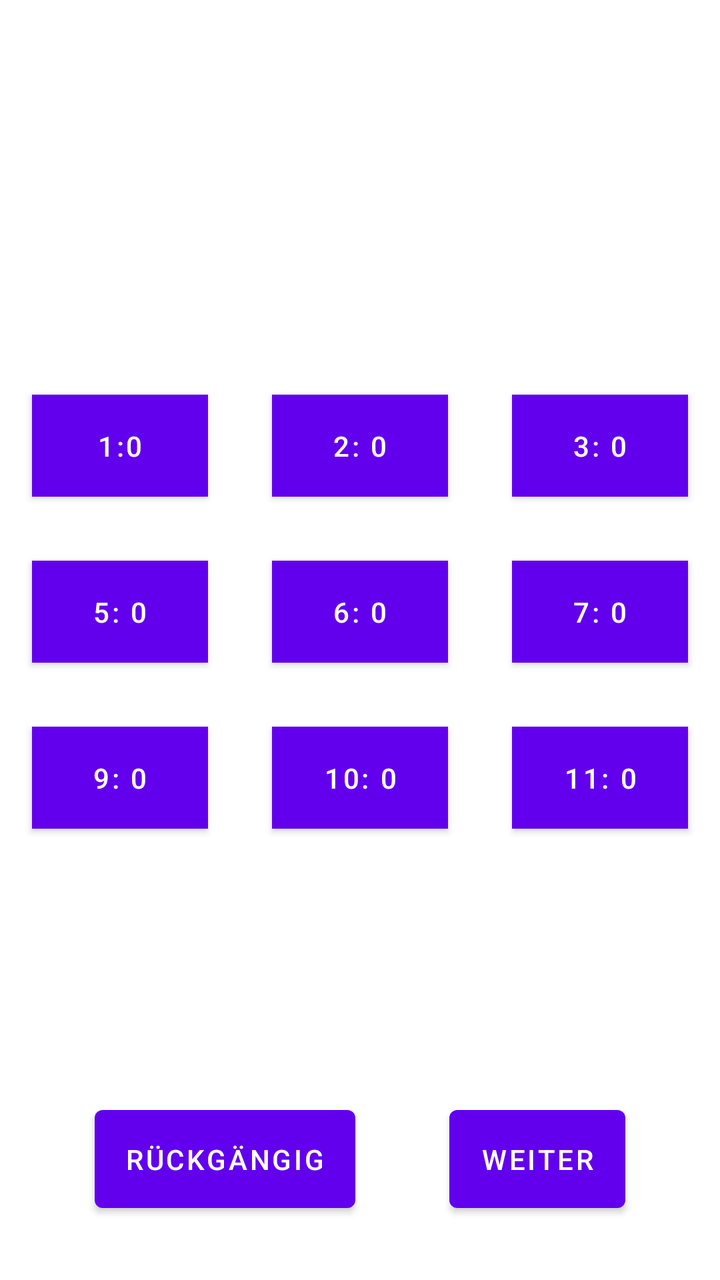
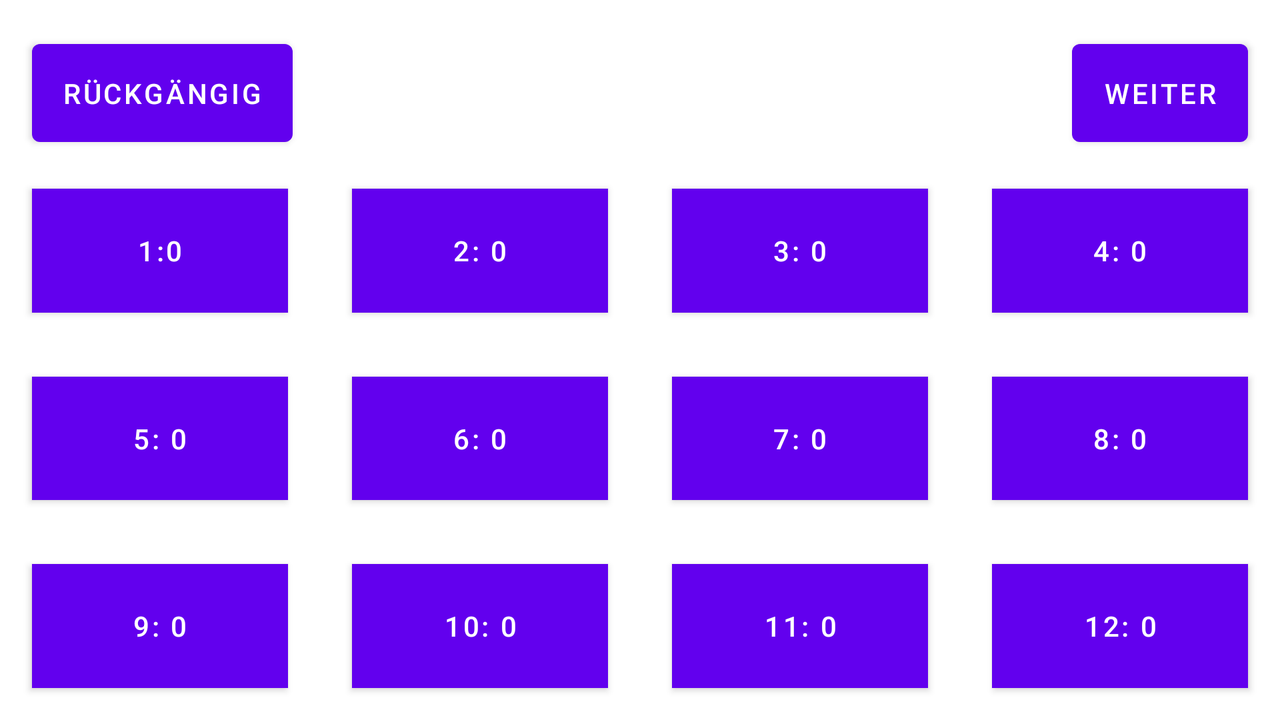

Compare how this app lays out the same screen by default and in its alternative resource folder. The renders come first, then the two layout files and the values they reference.
<!-- AndroidManifest.xml: application theme Theme.GameOfTwelve -->
<!-- res/layout/fragment_match.xml -->
<?xml version="1.0" encoding="utf-8"?>
<androidx.constraintlayout.widget.ConstraintLayout
    xmlns:android="http://schemas.android.com/apk/res/android"
    xmlns:app="http://schemas.android.com/apk/res-auto"
    xmlns:tools="http://schemas.android.com/tools"
    android:layout_width="match_parent"
    android:layout_height="match_parent">

    <TextView
        android:id="@+id/game_playerName"
        android:layout_width="wrap_content"
        android:layout_height="wrap_content"
        android:textSize="@dimen/text_size_title"
        android:textStyle="bold"
        app:layout_constraintEnd_toEndOf="parent"
        app:layout_constraintStart_toStartOf="parent"
        app:layout_constraintTop_toTopOf="parent"
        android:paddingVertical="@dimen/default_padding"/>

    <Button
        android:id="@+id/button_undo"
        android:layout_width="wrap_content"
        android:layout_height="wrap_content"
        android:text="@string/undo"
        app:layout_constraintBottom_toBottomOf="parent"
        app:layout_constraintStart_toStartOf="parent"
        app:layout_constraintEnd_toStartOf="@+id/button_nextPlayer"
        android:padding="@dimen/default_padding"
        android:layout_marginBottom="@dimen/button_padding_bottom"/>

    <Button
        android:id="@+id/button_nextPlayer"
        android:layout_width="wrap_content"
        android:layout_height="wrap_content"
        android:text="@string/button_next_player"
        app:layout_constraintBottom_toBottomOf="parent"
        app:layout_constraintEnd_toEndOf="parent"
        app:layout_constraintStart_toEndOf="@+id/button_undo"
        android:padding="@dimen/default_padding"
        android:layout_marginBottom="@dimen/button_padding_bottom"/>

    <TableLayout
        android:layout_width="match_parent"
        android:layout_height="wrap_content"
        tools:layout_editor_absoluteX="206dp"
        tools:layout_editor_absoluteY="340dp"
        app:layout_constraintBottom_toTopOf="@+id/button_nextPlayer"
        app:layout_constraintEnd_toEndOf="parent"
        app:layout_constraintStart_toStartOf="parent"
        app:layout_constraintTop_toBottomOf="@+id/game_playerName">

        <TableRow
            android:layout_width="match_parent"
            android:layout_height="match_parent">
                <Button
                    android:id="@+id/button_1"
                    android:text="1:0"
                    style="@style/game_primary_button"
                    android:layout_width="wrap_content"
                    android:layout_height="wrap_content" />

                <Button
                    android:id="@+id/button_2"
                    android:text="2: 0"
                    style="@style/game_primary_button"
                    android:layout_width="wrap_content"
                    android:layout_height="wrap_content" />
                <Button
                    android:id="@+id/button_3"
                    android:text="3: 0"
                    style="@style/game_primary_button"
                    android:layout_width="wrap_content"
                    android:layout_height="wrap_content" />

                <Button
                    android:id="@+id/button_4"
                    android:text="4: 0"
                    style="@style/game_primary_button"
                    android:layout_width="wrap_content"
                    android:layout_height="wrap_content" />
        </TableRow>

        <TableRow
            android:layout_width="match_parent"
            android:layout_height="match_parent">
            <Button
                android:id="@+id/button_5"
                android:text="5: 0"
                style="@style/game_primary_button"
                android:layout_width="wrap_content"
                android:layout_height="wrap_content" />
            <Button
                android:id="@+id/button_6"
                android:text="6: 0"
                style="@style/game_primary_button"
                android:layout_width="wrap_content"
                android:layout_height="wrap_content" />
            <Button
                android:id="@+id/button_7"
                android:text="7: 0"
                style="@style/game_primary_button"
                android:layout_width="wrap_content"
                android:layout_height="wrap_content" />
            <Button
                android:id="@+id/button_8"
                android:text="8: 0"
                style="@style/game_primary_button"
                android:layout_width="wrap_content"
                android:layout_height="wrap_content"
                android:paddingHorizontal="@dimen/table_row_padding"/>
        </TableRow>

        <TableRow
            android:layout_width="match_parent"
            android:layout_height="match_parent">

                <Button
                    android:id="@+id/button_9"
                    android:text="9: 0"
                    style="@style/game_primary_button"
                    android:layout_width="wrap_content"
                    android:layout_height="wrap_content" />

                <Button
                    android:id="@+id/button_10"
                    android:text="10: 0"
                    style="@style/game_primary_button"
                    android:layout_width="wrap_content"
                    android:layout_height="wrap_content" />
                <Button
                    android:id="@+id/button_11"
                    android:text="11: 0"
                    style="@style/game_primary_button"
                    android:layout_width="wrap_content"
                    android:layout_height="wrap_content" />
                <Button
                    android:id="@+id/button_12"
                    android:text="12: 0"
                    style="@style/game_primary_button"
                    android:layout_width="wrap_content"
                    android:layout_height="wrap_content" />
        </TableRow>

    </TableLayout>


</androidx.constraintlayout.widget.ConstraintLayout>
<!-- resources referenced by this layout -->
<resources>
  <dimen name="button_padding_bottom">30sp</dimen>
  <dimen name="default_padding">15sp</dimen>
  <dimen name="table_row_padding">10sp</dimen>
  <dimen name="text_size_title">24sp</dimen>
  <string name="button_next_player">Weiter</string>
  <string name="undo">Rückgängig</string>
  <style name="game_primary_button">
          <item name="android:textSize">@dimen/text_size</item>
          <item name="android:textColor">@color/white</item>
          <item name="android:background">@color/purple_700</item>
          <item name="android:paddingHorizontal">@dimen/default_padding</item>
          <item name="android:paddingVertical">@dimen/table_row_padding</item>
          <item name="android:layout_margin">@dimen/default_margin</item>
      </style>
  <style name="Theme.GameOfTwelve" parent="Theme.MaterialComponents.DayNight.DarkActionBar">
          
          <item name="colorPrimary">@color/purple_500</item>
          <item name="colorPrimaryVariant">@color/purple_700</item>
          <item name="colorOnPrimary">@color/white</item>
          
          <item name="colorSecondary">@color/teal_200</item>
          <item name="colorSecondaryVariant">@color/teal_700</item>
          <item name="colorOnSecondary">@color/black</item>
          
          <item name="android:statusBarColor" tools:targetApi="l">?attr/colorPrimaryVariant</item>
          
      </style>
  <dimen name="text_size">14sp</dimen>
  <color name="white">#FFFFFFFF</color>
  <color name="purple_700">#FF3700B3</color>
  <dimen name="default_margin">16sp</dimen>
  <color name="purple_500">#FF6200EE</color>
  <color name="teal_200">#FF03DAC5</color>
  <color name="teal_700">#FF018786</color>
  <color name="black">#FF000000</color>
</resources>
<!-- res/layout-land/fragment_match.xml (the repository's variant of the layout above) -->
<!-- drawn on the phone turned sideways -->
<?xml version="1.0" encoding="utf-8"?>
<androidx.constraintlayout.widget.ConstraintLayout
    xmlns:android="http://schemas.android.com/apk/res/android"
    xmlns:app="http://schemas.android.com/apk/res-auto"
    xmlns:tools="http://schemas.android.com/tools"
    android:layout_width="match_parent"
    android:layout_height="match_parent">

    <TextView
        android:id="@+id/game_playerName"
        android:layout_width="0dp"
        android:layout_height="wrap_content"
        android:textSize="@dimen/text_size_title"
        android:textStyle="bold"
        android:textAlignment="center"
        app:layout_constraintEnd_toStartOf="@id/button_nextPlayer"
        app:layout_constraintStart_toEndOf="@id/button_undo"
        app:layout_constraintTop_toTopOf="parent"
        android:paddingVertical="@dimen/default_padding"
        android:layout_margin="@dimen/default_margin"/>

    <Button
        android:id="@+id/button_undo"
        android:layout_width="wrap_content"
        android:layout_height="wrap_content"
        android:text="@string/undo"
        app:layout_constraintTop_toTopOf="parent"
        app:layout_constraintStart_toStartOf="parent"
        app:layout_constraintEnd_toStartOf="@+id/game_playerName"
        android:padding="@dimen/default_padding"
        android:layout_margin="@dimen/default_margin"/>

    <Button
        android:id="@+id/button_nextPlayer"
        android:layout_width="wrap_content"
        android:layout_height="wrap_content"
        android:text="@string/button_next_player"
        app:layout_constraintTop_toTopOf="parent"
        app:layout_constraintEnd_toEndOf="parent"
        app:layout_constraintStart_toEndOf="@+id/game_playerName"
        android:padding="@dimen/default_padding"
        android:layout_margin="@dimen/default_margin"/>

    <Button
        android:id="@+id/button_1"
        style="@style/game_primary_button"
        android:layout_width="0dp"
        android:layout_height="0dp"
        android:text="1:0"
        app:layout_constraintStart_toStartOf="parent"
        app:layout_constraintEnd_toStartOf="@id/button_2"
        app:layout_constraintTop_toBottomOf="@+id/game_playerName"
        app:layout_constraintBottom_toTopOf="@id/button_5"
        android:layout_marginBottom="@dimen/button_padding_bottom" />

    <Button
        android:id="@+id/button_2"
        style="@style/game_primary_button"
        android:layout_width="0dp"
        android:layout_height="0dp"
        android:text="2: 0"
        app:layout_constraintStart_toEndOf="@+id/button_1"
        app:layout_constraintEnd_toStartOf="@id/button_3"
        app:layout_constraintTop_toBottomOf="@+id/game_playerName"
        app:layout_constraintBottom_toTopOf="@id/button_6"/>

    <Button
        android:id="@+id/button_3"
        style="@style/game_primary_button"
        android:layout_width="0dp"
        android:layout_height="0dp"
        android:text="3: 0"
        app:layout_constraintStart_toEndOf="@+id/button_2"
        app:layout_constraintEnd_toStartOf="@id/button_4"
        app:layout_constraintTop_toBottomOf="@+id/game_playerName"
        app:layout_constraintBottom_toTopOf="@id/button_7"/>

    <Button
        android:id="@+id/button_4"
        style="@style/game_primary_button"
        android:layout_width="0dp"
        android:layout_height="0dp"
        android:text="4: 0"
        app:layout_constraintStart_toEndOf="@+id/button_3"
        app:layout_constraintEnd_toEndOf="parent"
        app:layout_constraintTop_toBottomOf="@+id/game_playerName"
        app:layout_constraintBottom_toTopOf="@id/button_8"/>

    <Button
        android:id="@+id/button_5"
        style="@style/game_primary_button"
        android:layout_width="0dp"
        android:layout_height="0dp"
        android:text="5: 0"
        app:layout_constraintStart_toStartOf="parent"
        app:layout_constraintEnd_toStartOf="@id/button_6"
        app:layout_constraintTop_toBottomOf="@+id/button_1"
        app:layout_constraintBottom_toTopOf="@id/button_9"/>

    <Button
        android:id="@+id/button_6"
        style="@style/game_primary_button"
        android:layout_width="0dp"
        android:layout_height="0dp"
        android:text="6: 0"
        app:layout_constraintBottom_toTopOf="@+id/button_10"
        app:layout_constraintEnd_toStartOf="@+id/button_7"
        app:layout_constraintStart_toEndOf="@+id/button_5"
        app:layout_constraintTop_toBottomOf="@+id/button_2" />

    <Button
        android:id="@+id/button_7"
        style="@style/game_primary_button"
        android:layout_width="0dp"
        android:layout_height="0dp"
        android:text="7: 0"
        app:layout_constraintBottom_toTopOf="@+id/button_11"
        app:layout_constraintEnd_toStartOf="@+id/button_8"
        app:layout_constraintStart_toEndOf="@+id/button_6"
        app:layout_constraintTop_toBottomOf="@+id/button_3" />

    <Button
        android:id="@+id/button_8"
        style="@style/game_primary_button"
        android:layout_width="0dp"
        android:layout_height="0dp"
        android:paddingHorizontal="@dimen/table_row_padding"
        android:text="8: 0"
        app:layout_constraintBottom_toTopOf="@+id/button_12"
        app:layout_constraintEnd_toEndOf="parent"
        app:layout_constraintStart_toEndOf="@+id/button_7"
        app:layout_constraintTop_toBottomOf="@+id/button_4" />

    <Button
        android:id="@+id/button_9"
        style="@style/game_primary_button"
        android:layout_width="0dp"
        android:layout_height="0dp"
        android:text="9: 0"
        app:layout_constraintBottom_toBottomOf="parent"
        app:layout_constraintEnd_toStartOf="@+id/button_10"
        app:layout_constraintStart_toStartOf="parent"
        app:layout_constraintTop_toBottomOf="@+id/button_5" />

    <Button
        android:id="@+id/button_10"
        style="@style/game_primary_button"
        android:layout_width="0dp"
        android:layout_height="0dp"
        android:text="10: 0"
        app:layout_constraintBottom_toBottomOf="parent"
        app:layout_constraintEnd_toStartOf="@id/button_11"
        app:layout_constraintStart_toEndOf="@+id/button_9"
        app:layout_constraintTop_toBottomOf="@+id/button_6" />

    <Button
        android:id="@+id/button_11"
        style="@style/game_primary_button"
        android:layout_width="0dp"
        android:layout_height="0dp"
        android:text="11: 0"
        app:layout_constraintBottom_toBottomOf="parent"
        app:layout_constraintEnd_toStartOf="@+id/button_12"
        app:layout_constraintStart_toEndOf="@+id/button_10"
        app:layout_constraintTop_toBottomOf="@+id/button_7" />

    <Button
        android:id="@+id/button_12"
        style="@style/game_primary_button"
        android:layout_width="0dp"
        android:layout_height="0dp"
        android:text="12: 0"
        app:layout_constraintBottom_toBottomOf="parent"
        app:layout_constraintEnd_toEndOf="parent"
        app:layout_constraintStart_toEndOf="@+id/button_11"
        app:layout_constraintTop_toBottomOf="@+id/button_8" />


</androidx.constraintlayout.widget.ConstraintLayout>
<!-- resources referenced by the variant -->
<!-- as the phone turned sideways resolves them -->
<resources>
  <dimen name="button_padding_bottom">30sp</dimen>
  <dimen name="default_margin">16sp</dimen>
  <dimen name="default_padding">15sp</dimen>
  <dimen name="table_row_padding">10sp</dimen>
  <dimen name="text_size_title">24sp</dimen>
  <string name="button_next_player">Weiter</string>
  <string name="undo">Rückgängig</string>
  <style name="game_primary_button">
          <item name="android:textSize">@dimen/text_size</item>
          <item name="android:textColor">@color/white</item>
          <item name="android:background">@color/purple_700</item>
          <item name="android:paddingHorizontal">@dimen/default_padding</item>
          <item name="android:paddingVertical">@dimen/table_row_padding</item>
          <item name="android:layout_margin">@dimen/default_margin</item>
      </style>
  <style name="Theme.GameOfTwelve" parent="Theme.MaterialComponents.DayNight.DarkActionBar">
          
          <item name="colorPrimary">@color/purple_500</item>
          <item name="colorPrimaryVariant">@color/purple_700</item>
          <item name="colorOnPrimary">@color/white</item>
          
          <item name="colorSecondary">@color/teal_200</item>
          <item name="colorSecondaryVariant">@color/teal_700</item>
          <item name="colorOnSecondary">@color/black</item>
          
          <item name="android:statusBarColor" tools:targetApi="l">?attr/colorPrimaryVariant</item>
          
      </style>
  <dimen name="text_size">14sp</dimen>
  <color name="white">#FFFFFFFF</color>
  <color name="purple_700">#FF3700B3</color>
  <color name="purple_500">#FF6200EE</color>
  <color name="teal_200">#FF03DAC5</color>
  <color name="teal_700">#FF018786</color>
  <color name="black">#FF000000</color>
</resources>
